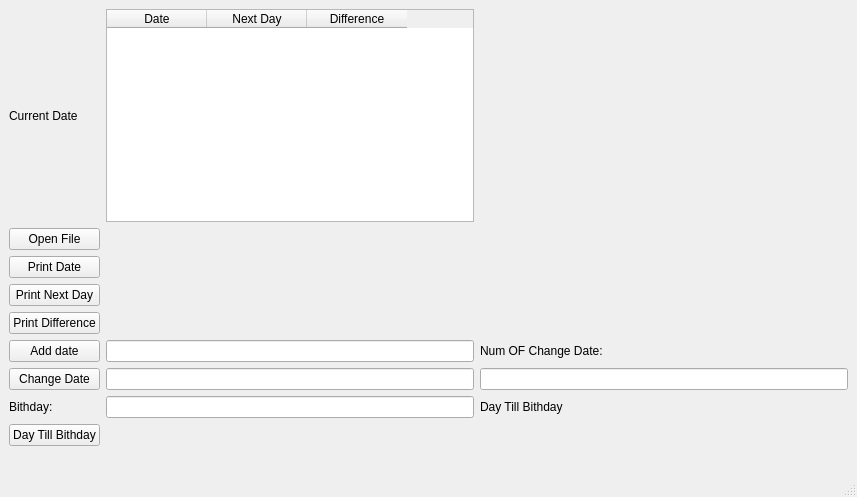
<?xml version="1.0" encoding="UTF-8"?>
<ui version="4.0">
 <class>MainWindow</class>
 <widget class="QMainWindow" name="MainWindow">
  <property name="geometry">
   <rect>
    <x>0</x>
    <y>0</y>
    <width>857</width>
    <height>497</height>
   </rect>
  </property>
  <property name="windowTitle">
   <string>MainWindow</string>
  </property>
  <widget class="QWidget" name="centralwidget">
   <layout class="QGridLayout" name="gridLayout_2">
    <item row="0" column="0">
     <layout class="QGridLayout" name="gridLayout">
      <item row="6" column="0">
       <widget class="QPushButton" name="ChangeDate">
        <property name="text">
         <string>Change Date</string>
        </property>
       </widget>
      </item>
      <item row="5" column="1">
       <widget class="QLineEdit" name="NewDate"/>
      </item>
      <item row="6" column="1">
       <widget class="QLineEdit" name="Change"/>
      </item>
      <item row="4" column="0">
       <widget class="QPushButton" name="PrintDifference">
        <property name="text">
         <string>Print Difference</string>
        </property>
       </widget>
      </item>
      <item row="3" column="0">
       <widget class="QPushButton" name="PrintNextDay">
        <property name="text">
         <string>Print Next Day</string>
        </property>
       </widget>
      </item>
      <item row="0" column="1">
       <widget class="QTableWidget" name="tableWidget">
        <column>
         <property name="text">
          <string>Date</string>
         </property>
        </column>
        <column>
         <property name="text">
          <string>Next Day</string>
         </property>
        </column>
        <column>
         <property name="text">
          <string>Difference</string>
         </property>
        </column>
       </widget>
      </item>
      <item row="2" column="0">
       <widget class="QPushButton" name="PrintDate">
        <property name="text">
         <string>Print Date</string>
        </property>
       </widget>
      </item>
      <item row="5" column="0">
       <widget class="QPushButton" name="AddDate">
        <property name="text">
         <string>Add date</string>
        </property>
       </widget>
      </item>
      <item row="7" column="2">
       <widget class="QLabel" name="DayTillBithday">
        <property name="text">
         <string>Day Till Bithday</string>
        </property>
       </widget>
      </item>
      <item row="0" column="0">
       <widget class="QLabel" name="CurrentDate">
        <property name="text">
         <string>Current Date</string>
        </property>
       </widget>
      </item>
      <item row="7" column="1">
       <widget class="QLineEdit" name="Bithday"/>
      </item>
      <item row="6" column="2">
       <widget class="QLineEdit" name="NumOfDate"/>
      </item>
      <item row="7" column="0">
       <widget class="QLabel" name="label">
        <property name="text">
         <string>Bithday:</string>
        </property>
       </widget>
      </item>
      <item row="1" column="0">
       <widget class="QPushButton" name="open">
        <property name="text">
         <string>Open File</string>
        </property>
       </widget>
      </item>
      <item row="8" column="0">
       <widget class="QPushButton" name="ToBith">
        <property name="text">
         <string>Day Till Bithday</string>
        </property>
       </widget>
      </item>
      <item row="5" column="2">
       <widget class="QLabel" name="label_3">
        <property name="text">
         <string>Num OF Change Date:</string>
        </property>
       </widget>
      </item>
     </layout>
    </item>
    <item row="1" column="0">
     <widget class="QLabel" name="Output">
      <property name="text">
       <string/>
      </property>
     </widget>
    </item>
   </layout>
  </widget>
  <widget class="QMenuBar" name="menubar">
   <property name="geometry">
    <rect>
     <x>0</x>
     <y>0</y>
     <width>857</width>
     <height>22</height>
    </rect>
   </property>
  </widget>
  <widget class="QStatusBar" name="statusbar"/>
 </widget>
 <resources/>
 <connections/>
</ui>
